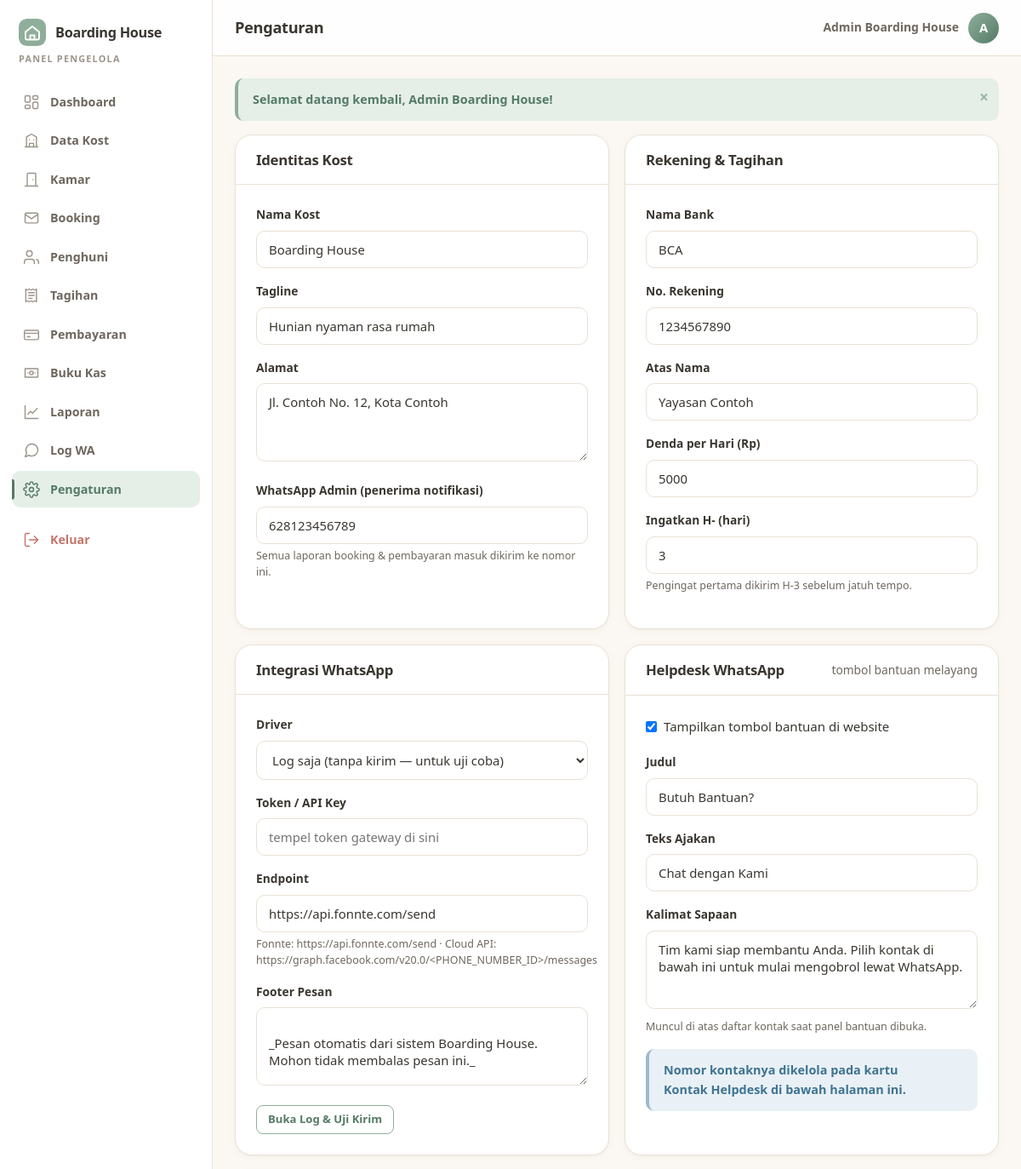
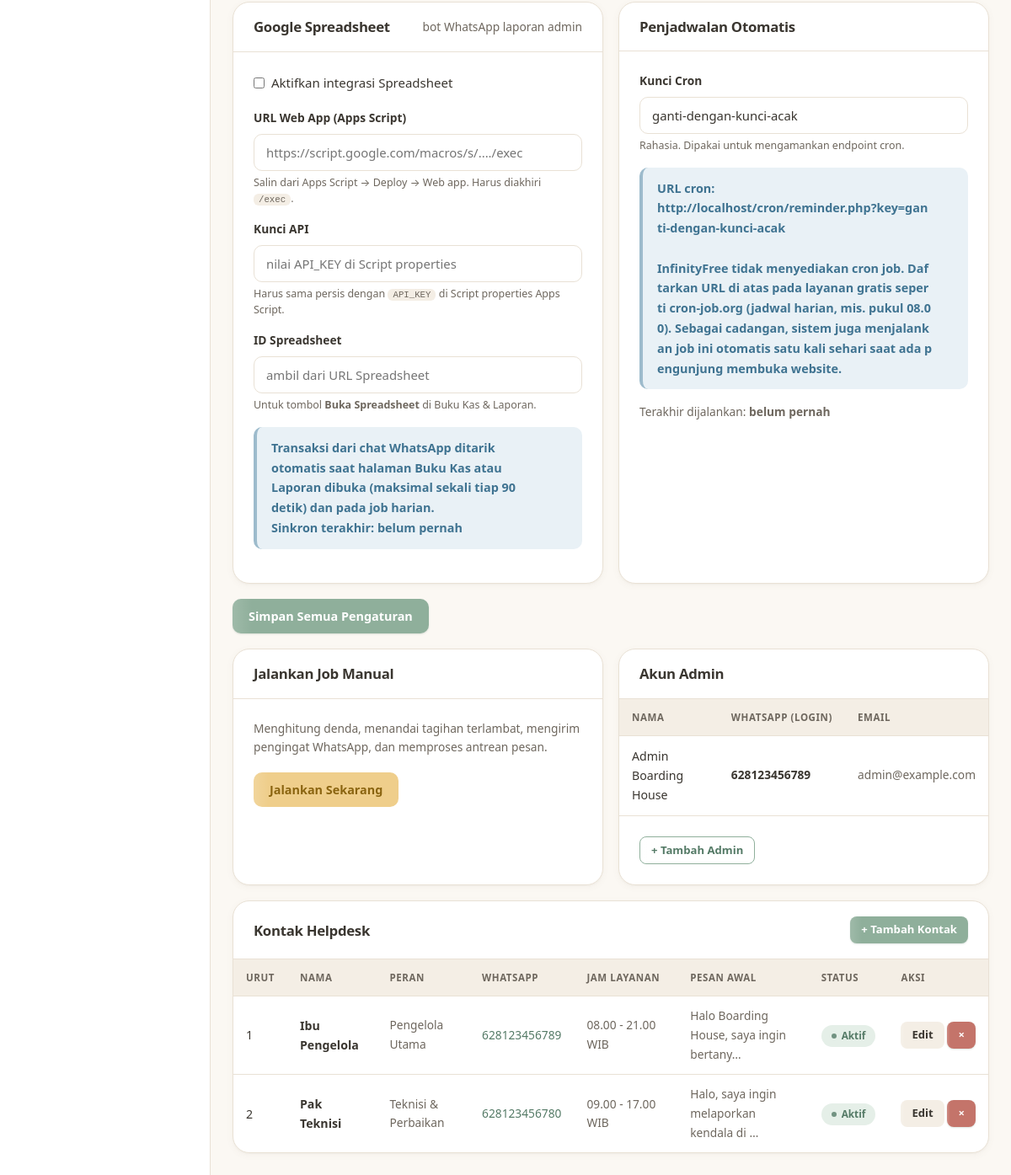
The app's page /admin/pengaturan.php (signed in) with its own data (2 pictures, top to bottom).
### tables this page shows
CREATE TABLE `users` (
  `id`         INT UNSIGNED NOT NULL AUTO_INCREMENT,
  `nama`       VARCHAR(100) NOT NULL,
  `no_hp`      VARCHAR(20)  NOT NULL COMMENT 'format 62xxxxxxxxxx - dipakai untuk login & WA',
  `email`      VARCHAR(120) DEFAULT NULL,
  `password`   VARCHAR(255) NOT NULL,
  `no_ktp`     VARCHAR(30)  DEFAULT NULL,
  `alamat`     TEXT         DEFAULT NULL,
  `role`       ENUM('admin','user') NOT NULL DEFAULT 'user',
  `status`     ENUM('aktif','nonaktif') NOT NULL DEFAULT 'aktif',
  `created_at` DATETIME NOT NULL DEFAULT CURRENT_TIMESTAMP,
  PRIMARY KEY (`id`),
  UNIQUE KEY `uq_users_hp` (`no_hp`),
  UNIQUE KEY `uq_users_email` (`email`)
);

CREATE TABLE `helpdesk` (
  `id`         INT UNSIGNED NOT NULL AUTO_INCREMENT,
  `nama`       VARCHAR(60)  NOT NULL,
  `peran`      VARCHAR(60)  DEFAULT NULL COMMENT 'mis. Admin Branch 1, Teknisi',
  `no_hp`      VARCHAR(20)  NOT NULL,
  `jam`        VARCHAR(60)  DEFAULT NULL COMMENT 'mis. 08.00 - 21.00',
  `pesan_awal` VARCHAR(255) DEFAULT NULL COMMENT 'teks otomatis saat chat dibuka',
  `urutan`     TINYINT UNSIGNED NOT NULL DEFAULT 1,
  `status`     ENUM('aktif','nonaktif') NOT NULL DEFAULT 'aktif',
  `created_at` DATETIME NOT NULL DEFAULT CURRENT_TIMESTAMP,
  PRIMARY KEY (`id`),
  KEY `idx_helpdesk_status` (`status`)
);

### admin/pengaturan.php (the view, shortened to what the rows shown need)
<?php
require_once __DIR__ . '/../app/bootstrap.php';
$admin = require_admin();
$adminList = all('SELECT id, nama, email, no_hp, created_at FROM users WHERE role = "admin" ORDER BY id');
$helpdesk  = all('SELECT * FROM helpdesk ORDER BY urutan, id');
layout_head('Pengaturan', 'admin', 'pengaturan');
?>
<div class="grid g2 mt">
  <section class="card">
    <div class="table-wrap"><table class="tb">
      <thead><tr><th>Nama</th><th>WhatsApp (login)</th><th>Email</th></tr></thead>
      <tbody><?php foreach ($adminList as $a): ?>
        <tr><td><?= e($a['nama']) ?></td><td class="small"><b><?= e($a['no_hp']) ?></b></td>
            <td class="small muted"><?= e($a['email'] ?: '—') ?></td></tr>
      <?php endforeach; ?></tbody>
    </table></div>
  </section>
</div>
<section class="card mt">
  <?php if (!$helpdesk): ?>
    <div class="empty"><span class="big"><?= icon('wa', 44) ?></span>Belum ada kontak helpdesk.
      Tombol bantuan tidak akan muncul sampai ada minimal satu kontak aktif.</div>
  <?php else: ?>
  <div class="table-wrap"><table class="tb">
    <thead><tr><th>Urut</th><th>Nama</th><th>Peran</th><th>WhatsApp</th><th>Jam Layanan</th>
      <th>Pesan Awal</th><th>Status</th><th>Aksi</th></tr></thead>
    <tbody>
    <?php foreach ($helpdesk as $h): ?>
      <tr>
        <td><?= (int) $h['urutan'] ?></td>
        <td><b><?= e($h['nama']) ?></b></td>
        <td class="small muted"><?= e($h['peran'] ?: '—') ?></td>
        <td class="small"><a target="_blank" href="https://wa.me/<?= e($h['no_hp']) ?>"><?= e($h['no_hp']) ?></a></td>
        <td class="small muted"><?= e($h['jam'] ?: '—') ?></td>
        <td class="small muted"><?= e(mb_strimwidth((string) $h['pesan_awal'], 0, 40, '…')) ?: '—' ?></td>
        <td><?= $h['status'] === 'aktif' ? badge('aktif') : badge('keluar') ?></td>
        <td style="white-space:nowrap">
          <button class="btn btn-sm btn-soft" onclick='openModal("mHelp", <?= json_encode([
            'id' => $h['id'], 'judul' => 'Edit ' . $h['nama'], 'nama' => $h['nama'], 'peran' => $h['peran'],
            'no_hp' => $h['no_hp'], 'jam' => $h['jam'], 'pesan_awal' => $h['pesan_awal'],
            'urutan' => $h['urutan'], 'status' => $h['status'],
          ], JSON_HEX_APOS | JSON_HEX_QUOT) ?>)'>Edit</button>
          <form method="post" style="display:inline">
            <button class="btn btn-sm btn-danger" data-confirm="Hapus kontak <?= e($h['nama']) ?>?">&times;</button>
          </form>
        </td>
      </tr>
    <?php endforeach; ?>
    </tbody>
  </table></div>
  <?php endif; ?>
</section>
<?php layout_foot('admin'); ?>

### app/layout.php (shortened to what the rows shown need)
<?php
function nav_menu(string $area): array
{
    if ($area === 'admin') {
        $perluBooking = (int) scalar('SELECT COUNT(*) FROM booking WHERE status = "pending"', [], 0);
        $perluBayar   = (int) scalar('SELECT COUNT(*) FROM pembayaran WHERE status = "pending"', [], 0);
        return [
            ['admin/index.php',      'Dashboard',  'dashboard',  'dashboard',  0],
            ['admin/kost.php',       'Data Kost',  'kost',       'kost',       0],
            ['admin/kamar.php',      'Kamar',      'kamar',      'kamar',      0],
            ['admin/booking.php',    'Booking',    'booking',    'booking',    $perluBooking],
            ['admin/penghuni.php',   'Penghuni',   'penghuni',   'penghuni',   0],
            ['admin/tagihan.php',    'Tagihan',    'tagihan',    'tagihan',    0],
            ['admin/pembayaran.php', 'Pembayaran', 'pembayaran', 'pembayaran', $perluBayar],
            ['admin/kas.php',        'Buku Kas',   'kas',        'kas',        0],
            ['admin/laporan.php',    'Laporan',    'laporan',    'laporan',    0],
            ['admin/wa_log.php',     'Log WA',     'wa',         'wa',         0],
            ['admin/pengaturan.php', 'Pengaturan', 'pengaturan', 'pengaturan', 0],
        ];
    }
    return [
        ['user/index.php',   'Beranda',       'dashboard', 'dashboard', 0],
        ['index.php',        'Katalog Kamar', 'katalog',   'katalog',   0],
        ['user/booking.php', 'Booking Saya',  'booking',   'booking',   0],
        ['user/tagihan.php', 'Tagihan',       'tagihan',   'tagihan',   0],
        ['user/profil.php',  'Profil',        'profil',    'profil',    0],
    ];
}
function layout_head(string $title, string $area = 'public', string $active = ''): void
{
    $u        = current_user();
    $namaKost = setting('nama_kost', APP_NAME);
    ?><!DOCTYPE html>
<html lang="id">
<head>
<link rel="stylesheet" href="<?= asset('assets/css/style.css') ?>">
</head>
<body class="area-<?= e($area) ?>">
<?php if ($area === 'public'): ?>
<header class="topbar">
  <div class="container topbar-in">
    <a class="brand" href="<?= url('index.php') ?>"><?= logo_mark(34) ?><span><?= e($namaKost) ?></span></a>
    <nav class="topnav" aria-label="Navigasi utama">
      <a href="<?= url('index.php') ?>">Katalog</a>
      <a href="<?= url('index.php#cabang') ?>">Cabang</a>
      <?php if ($u && $u['role'] === 'admin'): ?>
        <a href="<?= url('admin/index.php') ?>">Dashboard</a>
        <a class="btn btn-sm btn-soft" href="<?= url('logout.php') ?>">Keluar</a>
      <?php elseif ($u): ?>
        <a href="<?= url('user/index.php') ?>">Akun Saya</a>
        <a class="btn btn-sm btn-soft" href="<?= url('logout.php') ?>">Keluar</a>
      <?php else: ?>
        <a href="<?= url('login.php') ?>">Masuk</a>
        <a class="btn btn-sm" href="<?= url('register.php') ?>">Daftar Gratis</a>
      <?php endif; ?>
    </nav>
  </div>
</header>
<main class="container page" id="konten">
<?= render_flash() ?>
<?php else: ?>
<div class="shell">
  <aside class="sidebar" id="sidebar" aria-label="Menu <?= $area === 'admin' ? 'pengelola' : 'penyewa' ?>">
    <a class="brand" href="<?= url($area === 'admin' ? 'admin/index.php' : 'user/index.php') ?>">
      <?= logo_mark(32) ?><span><?= e($namaKost) ?></span>
    </a>
    <div class="side-role"><?= $area === 'admin' ? 'Panel Pengelola' : 'Akun Penyewa' ?></div>
    <nav class="sidenav">
      <?php foreach (nav_menu($area) as [$href, $label, $ico, $key, $badge]): ?>
        <a href="<?= url($href) ?>" class="<?= $active === $key ? 'on' : '' ?>"
           <?= $active === $key ? 'aria-current="page"' : '' ?>>
          <?= icon($ico) ?><span><?= e($label) ?></span>
        </a>
      <?php endforeach; ?>
      <a href="<?= url('logout.php') ?>" class="danger"><?= icon('keluar') ?><span>Keluar</span></a>
    </nav>
  </aside>
  <div class="main">
    <header class="mainbar">
      <h1><?= e($title) ?></h1>
      <div class="who">
        <span class="who-name"><?= e($u['nama'] ?? '') ?></span>
        <span class="avatar" aria-hidden="true"><?= e(mb_strtoupper(mb_substr($u['nama'] ?? '?', 0, 1))) ?></span>
      </div>
    </header>
    <div class="content" id="konten">
    <?= render_flash() ?>
<?php endif; ?>
<?php
}
    ?>
<?php
function layout_foot(string $area = 'public'): void
{
    if ($area === 'public') { ?>
</main>
<footer class="footer">
  <div class="container footer-in">
    <div>
      <div class="brand footer-brand"><?= logo_mark(30) ?><span><?= e(setting('nama_kost', APP_NAME)) ?></span></div>
      <p class="small muted"><?= e(setting('tagline')) ?></p>
    </div>
    <div class="small muted">
      <div><?= icon('lokasi', 15) ?> <?= e(setting('alamat')) ?></div>
      <div><?= icon('wa', 15) ?> <a href="https://wa.me/<?= e(setting('wa_admin')) ?>"><?= e(setting('wa_admin')) ?></a></div>
    </div>
    <div class="small muted">
      <a href="<?= url('index.php') ?>">Katalog kamar</a><br>
      <a href="<?= url('login.php') ?>">Masuk</a> &middot;
      <a href="<?= url('register.php') ?>">Daftar</a>
    </div>
  </div>
  <div class="container footer-bawah small muted">
    &copy; <?= date('Y') ?> <?= e(setting('nama_kost', APP_NAME)) ?>. Seluruh hak cipta dilindungi.
  </div>
</footer>
<?php } else { ?>
    </div>
  </div>
</div>
<?php }
    if ($area !== 'admin') helpdesk_widget(); ?>
</body>
</html>
<?php
}

### app/helpers.php (shortened to what the rows shown need)
<?php
function e($v): string
{
    return htmlspecialchars((string) $v, ENT_QUOTES | ENT_SUBSTITUTE, 'UTF-8');
}
function url(string $path = ''): string
{
    return BASE_URL . ltrim($path, '/');
}
function asset(string $path): string
{
    $file = BASE_PATH . '/' . ltrim($path, '/');
    $ver  = is_file($file) ? filemtime($file) : time();
    return url($path) . '?v=' . $ver;
}
function render_flash(): string
{
    $html = '';
    foreach ($_SESSION['flash'] as $f) {
        $html .= '<div class="alert alert-' . e($f['type']) . '">' . e($f['msg'])
               . '<span class="alert-x" onclick="this.parentNode.remove()">&times;</span></div>';
    }
    return $html;
}
function badge(string $status): string
{
    $map = [
        'tersedia'            => ['Tersedia', 'ok'],
        'dibooking'           => ['Dibooking', 'warn'],
        'terisi'              => ['Terisi', 'muted'],
        'perbaikan'           => ['Perbaikan', 'danger'],
        'pending'             => ['Menunggu', 'warn'],
        'disetujui'           => ['Disetujui', 'ok'],
        'ditolak'             => ['Ditolak', 'danger'],
        'batal'               => ['Batal', 'muted'],
        'aktif'               => ['Aktif', 'ok'],
        'keluar'              => ['Keluar', 'muted'],
        'belum_bayar'         => ['Belum Bayar', 'warn'],
        'menunggu_verifikasi' => ['Menunggu Verifikasi', 'info'],
        'lunas'               => ['Lunas', 'ok'],
        'terlambat'           => ['Terlambat', 'danger'],
        'diterima'            => ['Diterima', 'ok'],
        'antre'               => ['Antre', 'warn'],
        'terkirim'            => ['Terkirim', 'ok'],
        'gagal'               => ['Gagal', 'danger'],
    ];
    [$label, $cls] = $map[$status] ?? [ucfirst(str_replace('_', ' ', $status)), 'muted'];
    return '<span class="badge badge-' . $cls . '">' . e($label) . '</span>';
}

### records on screen
users: nama "Admin Boarding House", nama "A", no_hp "628123456789", email "admin@example.com"
helpdesk: urutan "1", nama "Ibu Pengelola", peran "Pengelola Utama", no_hp "628123456789", jam "08.00 - 21.00 WIB", pesan_awal "Halo Boarding House, saya ingin bertany…"
helpdesk: urutan "2", nama "Pak Teknisi", peran "Teknisi & Perbaikan", no_hp "628123456780", jam "09.00 - 17.00 WIB", pesan_awal "Halo, saya ingin melaporkan kendala di …"

### other values on screen
$namaKost "Boarding House"
$label "Dashboard"
$label "Data Kost"
$label "Kamar"
$label "Booking"
$label "Penghuni"
$label "Tagihan"
$label "Pembayaran"
$label "Buku Kas"
$label "Laporan"
$label "Log WA"
$label "Pengaturan"
$title "Pengaturan"
$f['msg'] "Selamat datang kembali, Admin Boarding House!"
setting('reminder_h') "3"
